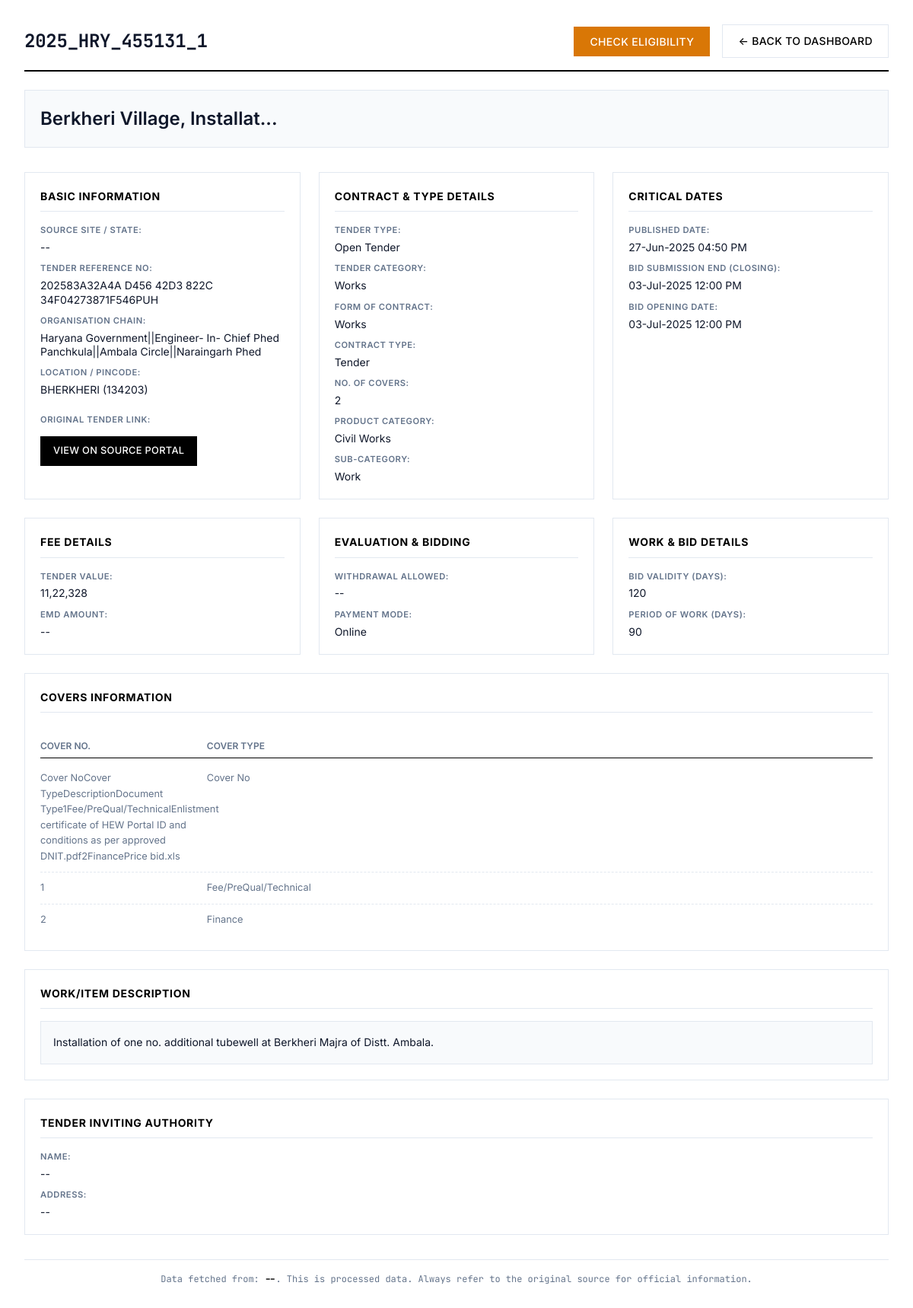
/tender/2, run on the app's committed database.
### database.py (models this page shows, shortened)
class Tender(Base):
    __tablename__ = "tenders"
    id = Column(Integer, primary_key=True, index=True)
    tender_id = Column(String, unique=True, index=True, nullable=False)
    source_site = Column(String, index=True, nullable=False)
    tender_title = Column(Text)
    organisation_chain = Column(Text)
    tender_value_numeric = Column(Float, nullable=True)
    emd_amount_numeric = Column(Float, nullable=True)
    published_date = Column(DateTime, nullable=True)
    closing_date = Column(DateTime, nullable=True)
    opening_date = Column(DateTime, nullable=True)
    location = Column(String, nullable=True)
    pincode = Column(String, nullable=True)
    status = Column(String, default="Live", index=True) # e.g., "Live", "Result Announced", "Cancelled"
    full_details_json = Column(JSON, nullable=True)
    created_at = Column(DateTime(timezone=True), server_default=func.now())
    updated_at = Column(DateTime(timezone=True), onupdate=func.now())
    result = relationship("TenderResult", back_populates="tender", uselist=False, cascade="all, delete-orphan")
    bids = relationship("TenderBid", back_populates="tender", cascade="all, delete-orphan")

### dashboard.py (the view)
@app.get("/tender/{tender_pk_id}", name="view_tender_detail", response_class=HTMLResponse)
async def view_tender_detail(request: Request, tender_pk_id: int, db: Session = Depends(get_db)):
    if not templates: raise HTTPException(503, "Template engine error")
    tender = db.query(Tender).filter(Tender.id == tender_pk_id).first()
    if not tender: raise HTTPException(404, "Tender not found in database.")
    return templates.TemplateResponse("tender_detail.html", {
        "request": request,
        "tender": tender.full_details_json or {},
        "tender_pk_id": tender_pk_id
    })

### templates/tender_detail.html (shortened to what this page needs)
<!DOCTYPE html>
<html lang="en">
<head>
</head>
<body>
    {% macro na(value) -%}
        {{ value if value and value != 'N/A' else '--' }}
    {%- endmacro %}
    <div class="page-wrapper">
        <div class="container">
            <div class="page-header">
                <h1>{{ na(tender.get('detail_tender_id', tender.get('list_page_tender_id'))) }}</h1>
                <div class="header-actions">
                    <button id="checkEligibilityBtn" class="btn btn-info"
                            data-tender-pk-id="{{ tender_pk_id }}"
                            data-tender-url="{{ tender.get('detail_page_link', '') }}">
                        Check Eligibility
                    </button>
                    <a href="{{ url_for('homepage') }}" class="btn btn-secondary">← Back to Dashboard</a>
                </div>
            </div>
            <div class="tender-main-title">
                {{ na(tender.get('work_title', tender.get('primary_title'))) | neat_format }}
            </div>
            <div class="details-grid">
                <div class="detail-section">
                    <h3>Basic Information</h3>
                    <div class="detail-field"><strong>Source Site / State:</strong> <span class="value-text">{{ na(tender.get('source_site_key')) }}</span></div>
                    <div class="detail-field"><strong>Tender Reference No:</strong> <span class="value-text">{{ na(tender.get('tender_reference_number')) }}</span></div>
                    <div class="detail-field"><strong>Organisation Chain:</strong> <span class="value-text">{{ na(tender.get('organisation_chain', tender.get('list_page_org_chain'))) | neat_format }}</span></div>
                    <div class="detail-field"><strong>Location / Pincode:</strong> <span class="value-text">{{ na(tender.get('location')) }}{% if tender.get('pincode') and tender.get('pincode') != 'N/A' %} ({{ tender.pincode }}){% endif %}</span></div>
                    {% if tender.get('detail_page_link') and tender.get('detail_page_link') != 'N/A' %}
                    <div class="detail-field" style="margin-top: 12px;">
                        <strong>Original Tender Link:</strong>
                        <a href="{{ tender.detail_page_link }}" target="_blank" rel="noopener noreferrer" class="btn btn-link-style">
                            View on Source Portal
                        </a>
                    </div>
                    {% endif %}
                </div>
                <div class="detail-section">
                    <h3>Contract & Type Details</h3>
                    <div class="detail-field"><strong>Tender Type:</strong> <span class="value-text">{{ na(tender.get('tender_type')) }}</span></div>
                    <div class="detail-field"><strong>Tender Category:</strong> <span class="value-text">{{ na(tender.get('tender_category')) }}</span></div>
                    <div class="detail-field"><strong>Form of Contract:</strong> <span class="value-text">{{ na(tender.get('form_of_contract')) }}</span></div>
                    <div class="detail-field"><strong>Contract Type:</strong> <span class="value-text">{{ na(tender.get('contract_type')) }}</span></div>
                    <div class="detail-field"><strong>No. of Covers:</strong> <span class="value-text">{{ na(tender.get('no_of_covers')) }}</span></div>
                    <div class="detail-field"><strong>Product Category:</strong> <span class="value-text">{{ na(tender.get('product_category')) | neat_format }}</span></div>
                    <div class="detail-field"><strong>Sub-Category:</strong> <span class="value-text">{{ na(tender.get('sub_category')) | neat_format }}</span></div>
                </div>
                <div class="detail-section">
                    <h3>Critical Dates</h3>
                    <div class="detail-field"><strong>Published Date:</strong> <span class="value-text">{{ na(tender.get('published_date')) }}</span></div>
                    <div class="detail-field"><strong>Bid Submission End (Closing):</strong> <span class="value-text">{{ na(tender.get('bid_submission_end_date')) }}</span></div>
                    <div class="detail-field"><strong>Bid Opening Date:</strong> <span class="value-text">{{ na(tender.get('detail_bid_opening_date')) }}</span></div>
                </div>
                <div class="detail-section">
                    <h3>Fee Details</h3>
                    <div class="detail-field"><strong>Tender Value:</strong> <span class="value-text">{{ na(tender.get('tender_value')) }}</span></div>
                    <div class="detail-field"><strong>EMD Amount:</strong> <span class="value-text">{{ na(tender.get('emd_amount')) }}</span></div>
                </div>
                <div class="detail-section">
                    <h3>Evaluation & Bidding</h3>
                    <div class="detail-field"><strong>Withdrawal Allowed:</strong> <span class="value-text">{{ na(tender.get('withdrawal_allowed')) }}</span></div>
                    <div class="detail-field"><strong>Payment Mode:</strong> <span class="value-text">{{ na(tender.get('payment_mode')) }}</span></div>
                </div>
                <div class="detail-section">
                    <h3>Work & Bid Details</h3>
                    <div class="detail-field"><strong>Bid Validity (Days):</strong> <span class="value-text">{{ na(tender.get('bid_validity_days')) }}</span></div>
                    <div class="detail-field"><strong>Period of Work (Days):</strong> <span class="value-text">{{ na(tender.get('period_of_work_days')) }}</span></div>
                </div>
                {% if tender.get('covers_info') %}
                <div class="detail-section full-width-section">
                    <h3>Covers Information</h3>
                    <ul class="structured-list">
                        <li style="display: flex; font-weight: 600; border-bottom: 1px solid var(--color-primary); padding-bottom: 6px; margin-bottom: 6px;">
                            <span style="flex-basis: 20%; min-width: 80px; font-size: 0.75rem; color: var(--color-text-muted); text-transform: uppercase;">Cover No.</span>
                            <span style="flex-basis: 80%; min-width: 180px; font-size: 0.75rem; color: var(--color-text-muted); text-transform: uppercase;">Cover Type</span>
                        </li>
                        {% for cover in tender.covers_info %}
                             <li style="display: flex; align-items: baseline;">
                                <span class="item-value" style="flex-basis: 20%; min-width: 80px;">{{ na(cover.get('cover_no')) }}</span>
                                <span class="item-value" style="flex-basis: 80%; min-width: 180px;">{{ na(cover.get('cover_type')) }}</span>
                            </li>
                        {% else %}
                            <li><span>--</span></li>
                        {% endfor %}
                    </ul>
                </div>
                {% endif %}
                <div class="detail-section full-width-section">
                    <h3>Work/Item Description</h3>
                    <div class="description-text">
                        <pre>{{ na(tender.get('work_description', tender.get('list_page_title'))) }}</pre>
                    </div>
                </div>
                <div class="detail-section full-width-section">
                    <h3>Tender Inviting Authority</h3>
                    <div class="detail-field"><strong>Name:</strong> <span class="value-text">{{ na(tender.get('tender_inviting_authority_name')) | neat_format }}</span></div>
                    <div class="detail-field"><strong>Address:</strong> <span class="value-text">{{ na(tender.get('tender_inviting_authority_address')) | neat_format }}</span></div>
                </div>
            </div>
            <div class="source-note">
                Data fetched from: <span class="source-site-highlight">{{ na(tender.get('source_site_key')) }}</span>.
                This is processed data. Always refer to the original source for official information.
            </div>
        </div>
    </div>
</body>
</html>

### templates/tender_detail.html (style rules this page uses)
* { box-sizing: border-box; margin: 0; padding: 0; }
html { font-size: 16px; scroll-behavior: smooth; }
:root { --color-primary: #000000; --color-secondary: #1a1a1a; --color-accent: #2563eb; --color-surface: #ffffff; --color-surface-alt: #f8fafc; --color-border: #e2e8f0; --color-text: #0f172a; --color-text-muted: #64748b; --shadow-md: 0 4px 6px -1px rgb(0 0 0 / 0.1), 0 2px 4px -2px rgb(0 0 0 / 0.1); }
body { font-family: 'Inter', -apple-system, BlinkMacSystemFont, sans-serif; background: var(--color-surface-alt); color: var(--color-text); line-height: 1.6; font-weight: 400; min-height: 100vh; -webkit-font-smoothing: antialiased; -moz-osx-font-smoothing: grayscale; }
.page-wrapper { background: var(--color-surface); padding: 32px; min-height: calc(100vh - 64px); }
.container { max-width: none; width: 100%; margin: 0 auto; }
.page-header { display: flex; justify-content: space-between; align-items: center; margin-bottom: 24px; padding-bottom: 16px; border-bottom: 2px solid var(--color-primary); flex-wrap: wrap; gap: 16px; }
.page-header h1 { font-size: 1.5rem; font-weight: 700; letter-spacing: -0.01em; color: var(--color-text); text-transform: none; overflow-wrap: break-word; word-break: break-all; font-family: 'JetBrains Mono', monospace; }
.header-actions { display: flex; gap: 16px; align-items: center; }
.btn { display: inline-flex; align-items: center; justify-content: center; padding: 10px 20px; border: 1px solid transparent; font-family: inherit; font-size: 0.875rem; font-weight: 500; text-decoration: none; color: var(--color-surface); background: var(--color-primary); border-radius: 0; cursor: pointer; transition: all 0.2s ease; text-transform: uppercase; letter-spacing: 0.025em; }
.btn-secondary { background: transparent; color: var(--color-primary); border-color: var(--color-border); }
.btn-info { background-color: #d97706; border-color: #d97706; }
.tender-main-title { font-size: 1.5rem; font-weight: 600; color: var(--color-text); margin-bottom: 32px; padding: 20px; background-color: var(--color-surface-alt); border: 1px solid var(--color-border); line-height: 1.4; text-align: left; }
.details-grid { display: grid; grid-template-columns: repeat(3, 1fr); gap: 24px; margin-bottom: 32px; }
.detail-section { background-color: var(--color-surface); border: 1px solid var(--color-border); padding: 20px; display: flex; flex-direction: column; }
.detail-section h3 { font-size: 0.875rem; font-weight: 700; color: var(--color-primary); margin-top: 0; margin-bottom: 16px; padding-bottom: 8px; border-bottom: 1px solid var(--color-border); text-transform: uppercase; letter-spacing: 0.05em; }
.detail-field { margin-bottom: 10px; display: flex; flex-direction: column; gap: 2px; }
.detail-field:last-child { margin-bottom: 0; }
.detail-field strong { font-size: 0.7rem; font-weight: 600; color: var(--color-text-muted); text-transform: uppercase; letter-spacing: 0.05em; margin-bottom: 2px; }
.detail-field span, .detail-field .value-text, .detail-field a.value-link { font-size: 0.875rem; color: var(--color-text); word-wrap: break-word; line-height: 1.3; }
.btn-link-style { margin-top: 8px; padding: 8px 16px; font-size: 0.8rem; width: fit-content; }
.structured-list { list-style: none; padding: 0; margin-top: 8px; }
.structured-list li { font-size: 0.875rem; padding: 10px 0; border-bottom: 1px dashed var(--color-border); }
.structured-list li:last-child { border-bottom: none; }
.structured-list .item-value { color: var(--color-text-muted); font-size: 0.8rem; }
.full-width-section { grid-column: 1 / -1; }
.description-text pre { background: var(--color-surface-alt); padding: 16px; border: 1px solid var(--color-border); font-size: 0.875rem; white-space: pre-wrap; word-wrap: break-word; line-height: 1.6; color: var(--color-text); font-family: inherit; max-height: 300px; overflow-y: auto; }
.source-note { font-size: 0.75rem; color: var(--color-text-muted); margin-top: 32px; padding-top: 16px; border-top: 1px solid var(--color-border); display: block; text-align: center; font-family: 'JetBrains Mono', monospace; }
.source-site-highlight { font-weight: 700; color: var(--color-primary); }

### data on the page
Tender: tender "2025_HRY_455131_1 BHERKHERI", tender_title "Berkheri Village, Installat...", organisation_chain "Haryana Government||Engineer- In- Chief Phed Panchkula||Ambala Circle||Naraingarh Phed"

### other printed values
{{ tender.pincode }} "134203"
{{ na(tender.get('product_category')) | neat_format }} "Civil Works"
{{ na(tender.get('sub_category')) | neat_format }} "Work"
{{ value if value and value != 'N/A' else '--' }} "Cover NoCover TypeDescriptionDocument Type1Fee/PreQual/TechnicalEnlistment certificate of HEW Portal ID and conditions as per approved DNIT.pdf2FinancePrice bid.xls Cover No" "1 Fee/PreQual/Technical" "2 Finance"
{{ na(tender.get('tender_inviting_authority_name')) | neat_format }} "--"
{{ na(tender.get('tender_inviting_authority_address')) | neat_format }} "--"
